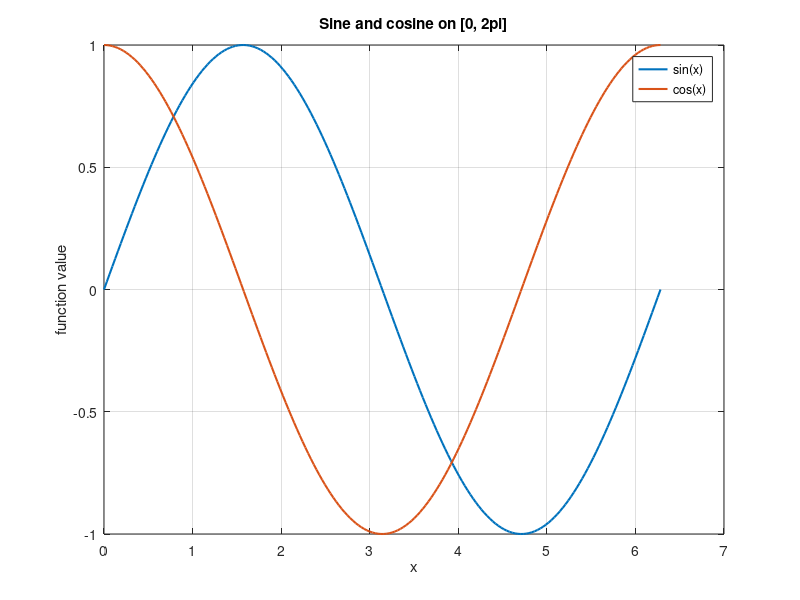

This chart was generated by the following MATLAB code:
% MATH 346 - Week 1
% Arrays, scripts, and 2D plotting

clear; clc; close all;

x = linspace(0, 2*pi, 200);
y1 = sin(x);
y2 = cos(x);

figure;
plot(x, y1, "LineWidth", 1.5);
hold on;
plot(x, y2, "LineWidth", 1.5);
hold off;

xlabel("x");
ylabel("function value");
title("Sine and cosine on [0, 2pi]");
legend("sin(x)", "cos(x)", "Location", "best");
grid on;

identity_error = max(abs(y1.^2 + y2.^2 - 1));
fprintf("Maximum error in sin^2(x) + cos^2(x) = 1: %.3e\n", identity_error);
